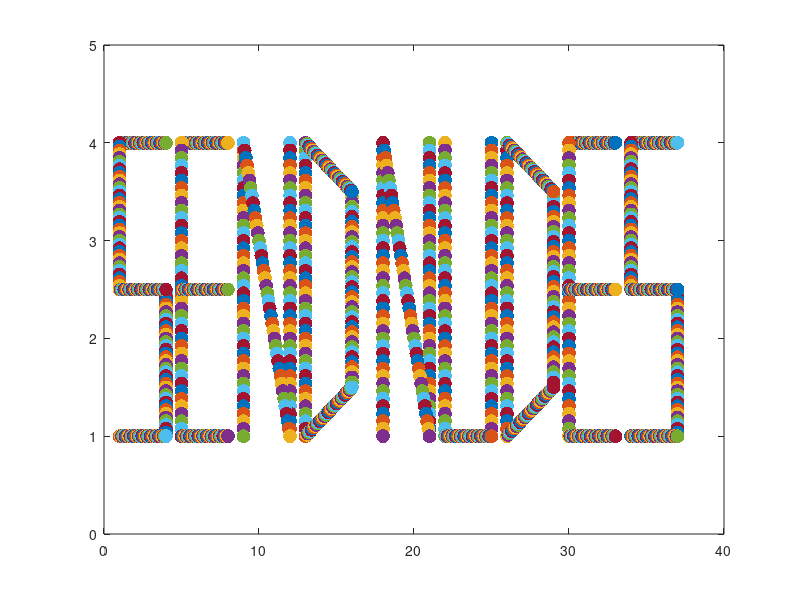

This chart was generated by the following MATLAB code:
figure('units','normalized','position',[.1 .1 .4 .4])
 tic;
 res = 40;

Ah = [linspace(1,4,res),linspace(5,8,res),linspace(30,33,res),linspace(34,37,res)];
Av = linspace(8,8,4*res);

for i=1:4*res
    axis([0 40 0 5])
    p = plot(Ah(i),Av(i)/2,'.','markersize',30);
    hold on
    pause(0.0001)
 end

Dh = [linspace(1,1,res),linspace(4,4,res),linspace(5,5,res),linspace(9,9,res),linspace(12,12,res),linspace(13,13,res),linspace(16,16,res),linspace(18,18,res),linspace(21,21,res),linspace(22,22,res),linspace(25,25,res),linspace(26,26,res),linspace(29,29,res),linspace(30,30,res),linspace(34,34,res),linspace(37,37,res)];
Dv = [linspace(8,5,res),linspace(5,2,res),linspace(8,2,res),linspace(8,2,res),linspace(8,2,res),linspace(8,2,res),linspace(7,3,res),linspace(8,2,res),linspace(8,2,res),linspace(8,2,res),linspace(8,2,res),linspace(8,2,res),linspace(7,3,res),linspace(8,2,res),linspace(8,5,res),linspace(5,2,res)];


for i=1:16*res
    axis([0 40 0 5])
    p = plot(Dh(i),Dv(i)/2,'.','markersize',30);
    hold on
    pause(0.0001)
end

Bh = [linspace(1,4,res),linspace(5,8,res),linspace(30,33,res),linspace(34,37,res)];
Bv = linspace(5,5,4*res);

for i=1:4*res
    axis([0 40 0 5])
    p = plot(Bh(i),Bv(i)/2,'.','markersize',30);
    hold on
    pause(0.0001)
end

Ch = [linspace(1,4,res),linspace(5,8,res),linspace(22,25,res),linspace(30,33,res),linspace(34,37,res)];
Cv = linspace(2,2,5*res);

for i=1:5*res
    axis([0 40 0 5])
    p = plot(Ch(i),Cv(i)/2,'.','markersize',30);
    hold on
    pause(0.0001)
end

Eh = [linspace(9,12,res),linspace(13,16,res),linspace(13,16,res),linspace(18,21,res),linspace(26,29,res),linspace(26,29,res)];
Ev = [linspace(8,2,res),linspace(8,7,res),linspace(2,3,res),linspace(8,2,res),linspace(8,7,res),linspace(2,3,res),];

for i=1:6*res
    axis([0 40 0 5])
    p = plot(Eh(i),Ev(i)/2,'.','markersize',30);
    hold on
    pause(0.0001)
end
toc;